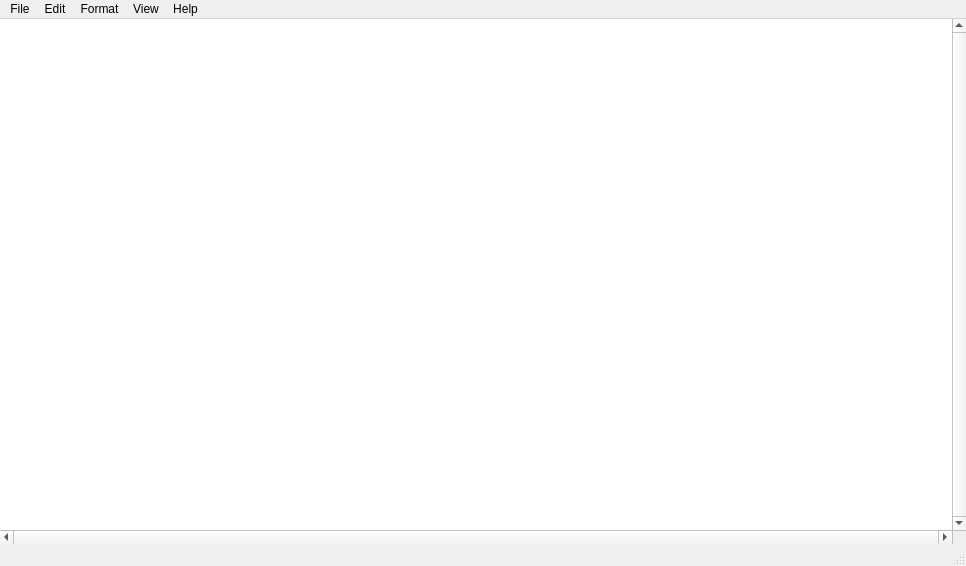
<?xml version="1.0" encoding="UTF-8"?>
<ui version="4.0">
 <class>MainWindow</class>
 <widget class="QMainWindow" name="MainWindow">
  <property name="geometry">
   <rect>
    <x>0</x>
    <y>0</y>
    <width>966</width>
    <height>566</height>
   </rect>
  </property>
  <property name="windowTitle">
   <string>MainWindow</string>
  </property>
  <property name="windowIcon">
   <iconset resource="resorce/resorce.qrc">
    <normaloff>:/icons/icons/notepad-24.png</normaloff>:/icons/icons/notepad-24.png</iconset>
  </property>
  <widget class="QWidget" name="centralwidget">
   <layout class="QGridLayout" name="gridLayout">
    <property name="leftMargin">
     <number>0</number>
    </property>
    <property name="topMargin">
     <number>0</number>
    </property>
    <property name="rightMargin">
     <number>0</number>
    </property>
    <property name="bottomMargin">
     <number>0</number>
    </property>
    <property name="spacing">
     <number>0</number>
    </property>
    <item row="0" column="0">
     <widget class="QTextEdit" name="textEdit">
      <property name="styleSheet">
       <string notr="true">QTextEdit{
	border:none;
}</string>
      </property>
      <property name="lineWidth">
       <number>1</number>
      </property>
      <property name="verticalScrollBarPolicy">
       <enum>Qt::ScrollBarAlwaysOn</enum>
      </property>
      <property name="horizontalScrollBarPolicy">
       <enum>Qt::ScrollBarAlwaysOn</enum>
      </property>
      <property name="lineWrapMode">
       <enum>QTextEdit::NoWrap</enum>
      </property>
     </widget>
    </item>
   </layout>
  </widget>
  <widget class="QMenuBar" name="menubar">
   <property name="geometry">
    <rect>
     <x>0</x>
     <y>0</y>
     <width>966</width>
     <height>22</height>
    </rect>
   </property>
   <widget class="QMenu" name="menuFile">
    <property name="title">
     <string>File</string>
    </property>
    <addaction name="actionNew"/>
    <addaction name="actionNew_Window"/>
    <addaction name="actionOpen"/>
    <addaction name="actionSave"/>
    <addaction name="actionSave_As"/>
    <addaction name="separator"/>
    <addaction name="actionPage_Setup"/>
    <addaction name="actionPrint"/>
    <addaction name="separator"/>
    <addaction name="actionExit"/>
   </widget>
   <widget class="QMenu" name="menuEdit">
    <property name="title">
     <string>Edit</string>
    </property>
    <addaction name="actionUndo"/>
    <addaction name="separator"/>
    <addaction name="actionCut"/>
    <addaction name="actionCopy"/>
    <addaction name="actionDelete"/>
    <addaction name="separator"/>
    <addaction name="actionSearch_with_Bing"/>
    <addaction name="actionFind"/>
    <addaction name="actionFind_Next"/>
    <addaction name="actionReplace"/>
    <addaction name="separator"/>
    <addaction name="actionSelact_All"/>
    <addaction name="actionTime_Date"/>
   </widget>
   <widget class="QMenu" name="menuFormat">
    <property name="title">
     <string>Format</string>
    </property>
    <addaction name="actionWord_Wrap"/>
    <addaction name="actionFont"/>
   </widget>
   <widget class="QMenu" name="menuView">
    <property name="title">
     <string>View</string>
    </property>
    <widget class="QMenu" name="menuZoom">
     <property name="title">
      <string>Zoom</string>
     </property>
     <addaction name="actionZoom_In"/>
     <addaction name="actionZoom_Out_2"/>
     <addaction name="actionRestore_Default_Zoom"/>
    </widget>
    <addaction name="menuZoom"/>
    <addaction name="actionZoom_Out"/>
   </widget>
   <widget class="QMenu" name="menuHelp">
    <property name="title">
     <string>Help</string>
    </property>
    <addaction name="actionView_Help"/>
    <addaction name="actionSend_Feedback"/>
    <addaction name="separator"/>
    <addaction name="actionAbout_Notepad_2"/>
   </widget>
   <addaction name="menuFile"/>
   <addaction name="menuEdit"/>
   <addaction name="menuFormat"/>
   <addaction name="menuView"/>
   <addaction name="menuHelp"/>
  </widget>
  <widget class="QStatusBar" name="statusbar"/>
  <action name="actionNew">
   <property name="text">
    <string>New</string>
   </property>
  </action>
  <action name="actionNew_Window">
   <property name="text">
    <string>New Window</string>
   </property>
  </action>
  <action name="actionOpen">
   <property name="text">
    <string>Open...</string>
   </property>
  </action>
  <action name="actionSave">
   <property name="text">
    <string>Save</string>
   </property>
  </action>
  <action name="actionSave_As">
   <property name="text">
    <string>Save As...</string>
   </property>
  </action>
  <action name="actionfrf">
   <property name="text">
    <string>frf</string>
   </property>
  </action>
  <action name="actionPage_Setup">
   <property name="text">
    <string>Page Setup...</string>
   </property>
  </action>
  <action name="actionPrint">
   <property name="text">
    <string>Print...</string>
   </property>
  </action>
  <action name="actionExit">
   <property name="text">
    <string>Exit</string>
   </property>
  </action>
  <action name="actionUndo">
   <property name="text">
    <string>Undo</string>
   </property>
  </action>
  <action name="actionCut">
   <property name="text">
    <string>Cut</string>
   </property>
  </action>
  <action name="actionCopy">
   <property name="text">
    <string>Copy</string>
   </property>
  </action>
  <action name="actionDelete">
   <property name="text">
    <string>Delete</string>
   </property>
  </action>
  <action name="actionSearch_with_Bing">
   <property name="text">
    <string>Search with Bing..</string>
   </property>
  </action>
  <action name="actionFind">
   <property name="text">
    <string>Find...</string>
   </property>
  </action>
  <action name="actionFind_Next">
   <property name="text">
    <string>Find Next</string>
   </property>
  </action>
  <action name="actionReplace">
   <property name="text">
    <string>Replace</string>
   </property>
  </action>
  <action name="actionSelact_All">
   <property name="text">
    <string>Selact All</string>
   </property>
  </action>
  <action name="actionTime_Date">
   <property name="text">
    <string>Time / Date</string>
   </property>
  </action>
  <action name="actionWord_Wrap">
   <property name="text">
    <string>Word Wrap</string>
   </property>
  </action>
  <action name="actionFont">
   <property name="text">
    <string>Font</string>
   </property>
  </action>
  <action name="actionZoom_Out">
   <property name="text">
    <string>Status Bar</string>
   </property>
  </action>
  <action name="actionZoom_In">
   <property name="text">
    <string>Zoom In</string>
   </property>
  </action>
  <action name="actionZoom_Out_2">
   <property name="text">
    <string>Zoom Out</string>
   </property>
  </action>
  <action name="actionRestore_Default_Zoom">
   <property name="text">
    <string>Restore Default Zoom</string>
   </property>
  </action>
  <action name="actionView_Help">
   <property name="text">
    <string>View Help</string>
   </property>
  </action>
  <action name="actionSend_Feedback">
   <property name="text">
    <string>Send Feedback</string>
   </property>
  </action>
  <action name="actionAbout_Notepad">
   <property name="text">
    <string>About Notepad</string>
   </property>
  </action>
  <action name="actionAbout_Notepad_2">
   <property name="text">
    <string>About Notepad</string>
   </property>
  </action>
 </widget>
 <resources>
  <include location="D:/Practise/Windows_app_devlopment/resorce/icon.qrc"/>
  <include location="resorce/resorce.qrc"/>
 </resources>
 <connections/>
</ui>
